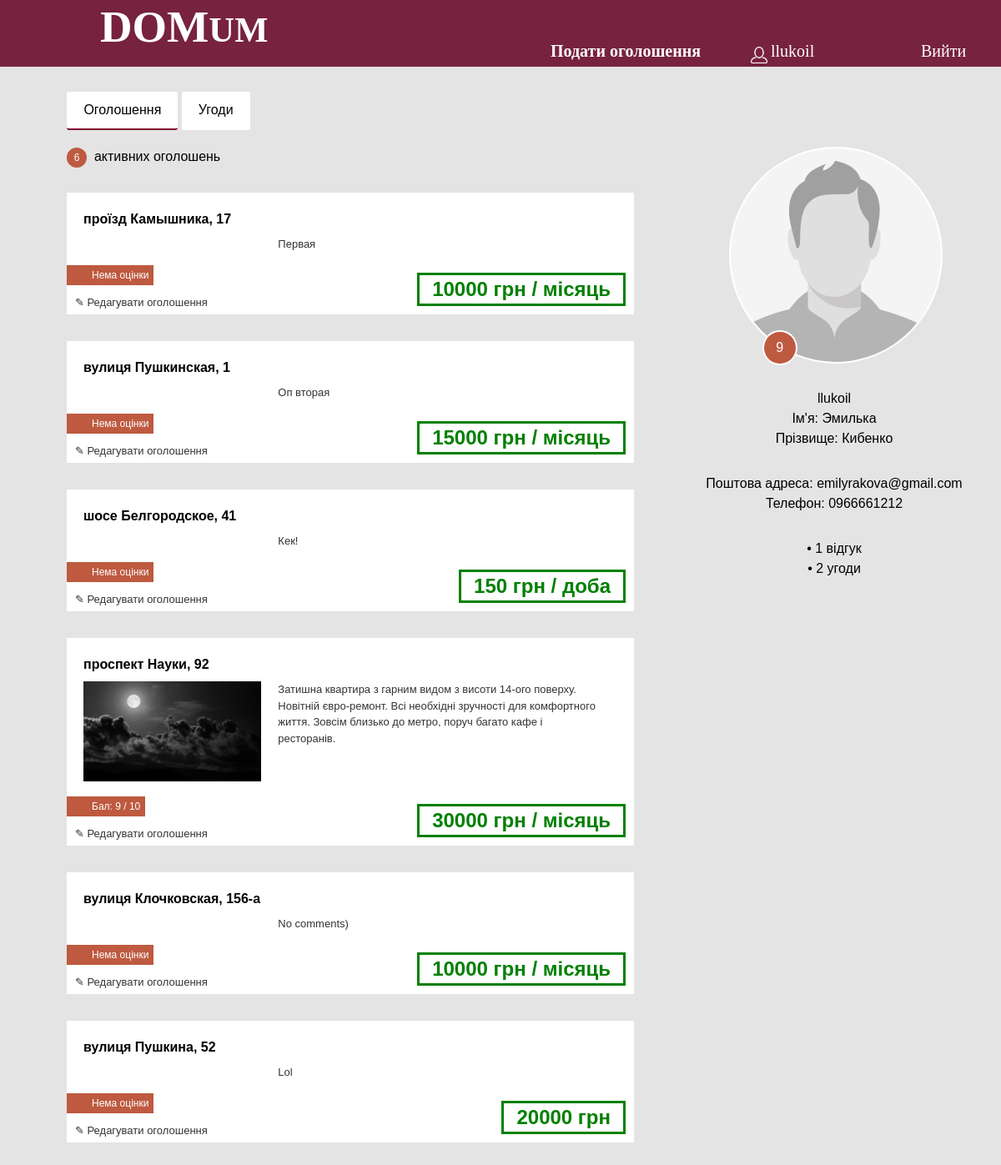
The app's page /users/43/ (signed in) with its own data.
### app/models.py (models this page shows, shortened)
class Announcement(models.Model):
    real_type = models.ForeignKey(RealType, on_delete=models.CASCADE, default=0)
    district = models.ForeignKey(District, on_delete=models.CASCADE, default=0)
    street_type = models.ForeignKey(StreetType, on_delete=models.CASCADE, default=0)
    owner = models.ForeignKey(settings.AUTH_USER_MODEL, on_delete=models.CASCADE)
    station = models.ForeignKey(MetroStation, on_delete=models.CASCADE, default=0)
    price = models.IntegerField(default=20000, help_text="Укажите цену в долларах США")
    distance_to_metro = models.IntegerField(default=300, help_text="Укажите расстояние в метрах")
    area = models.IntegerField(default=40, help_text="Укажите площадь в квадратных метрах")
    repairs = models.IntegerField(default=3, choices=[(0, '0'), (1, '1'), (2, '2'), (3, '3'), (4, '4'), (5, '5')],
                                  help_text="Оцените уровень ремонта по шкале от 0 до 5")
    metro_id = models.IntegerField(default=0)
    floor = models.IntegerField(default=1, help_text="Укажите номер этажа")
    rooms_number = models.IntegerField(default=1, help_text="Укажите количество комнат")
    beds = models.IntegerField(default=1, help_text="Укажите количество спальных мест")
    furniture = models.BooleanField(default=False)
    garage = models.BooleanField(default=False)
    street = models.CharField(max_length=30, default='', help_text="Укажите название улицы")
    home_number = models.CharField(max_length=5, default='1', help_text="Укажите номер дома")
    date = models.DateField(default=timezone.now)
    comment = models.TextField(default='', help_text="Добавьте комментарий о квартире", null=True, blank=True)
    img_path = 'images/announcements/'
    photo1 = models.ImageField(null=True, blank=True, upload_to=img_path)
    photo2 = models.ImageField(null=True, blank=True, upload_to=img_path)
    photo3 = models.ImageField(null=True, blank=True, upload_to=img_path)
    photo4 = models.ImageField(null=True, blank=True, upload_to=img_path)
    photo5 = models.ImageField(null=True, blank=True, upload_to=img_path)
    photo6 = models.ImageField(null=True, blank=True, upload_to=img_path)
    photo7 = models.ImageField(null=True, blank=True, upload_to=img_path)
    photo8 = models.ImageField(null=True, blank=True, upload_to=img_path)
    def form_rate(self, transform=True, need_round=True, feedbacks=None):
        if feedbacks is None:
            feedbacks = self.find_feedbacks()
        av_rate = -1
        if len(feedbacks) > 0:
            av_value = 0
            for i in feedbacks:
                av_value += i.rate
            av_value /= len(feedbacks)
            if need_round:
                av_value = round(av_value, 1)
            if int(av_value) == av_value:
                av_value = int(av_value)
            av_rate = av_value
        if transform:
            if av_rate == -1:
                av_rate = 'Нема оцінки'
            else:
                av_rate = 'Бал: ' + str(av_rate) + ' / 10'
        return av_rate
    def find_feedbacks(self):
        return Feedback.objects.filter(deal__announcement__pk=self.pk)

class StreetType(models.Model):
    name = models.CharField(max_length=30)
    def __str__(self):
        return self.name

class Feedback(models.Model):
    deal = models.OneToOneField(Deal, on_delete=models.CASCADE, default=0)
    rate = models.FloatField()
    text = models.TextField()
    date = models.DateField(default=timezone.now)

class Person(models.Model):
    user = models.OneToOneField(User, on_delete=models.CASCADE, null=True)
    ava = models.ImageField(null=True, blank=True, upload_to='images/avas/')
    phone = models.CharField(max_length=20, null=True, blank=True)

### app/views.py (the view)
# urls.py: path('users/<int:pk>/', views.profile_view, name='profile'),
def profile_view(request, pk):
    user = get_object_or_404(User, pk=pk)
    try:
        person = Person.objects.get(user=user)
    except:
        person = None
    announcements = Announcement.objects.filter(owner=user).order_by('-date')
    feedbacks = Feedback.objects.filter(deal__announcement__owner=user)
    deals = list(Deal.objects.filter(announcement__owner=user))
    limit = len(deals)
    anti_deals = list(Deal.objects.filter(buyer=user))
    deals += anti_deals
    if len(feedbacks) > 0:
        rate = sum([i.rate for i in feedbacks]) / len(feedbacks)
        rate = round(rate, 1)
        if int(rate) == rate:
            rate = int(rate)
    else:
        rate = '—'
    return render(request, 'app/personal_area.html', {'person': person, 'person_user': user,
                                                      'announcements': announcements, 'rate': rate,
                                                      'feedbacks': len(feedbacks), 'deals': deals, 'limit': limit})

### app/templates/app/personal_area.html (shortened to what this page needs)
{% extends 'app/base.html' %}
{% load static %}
{% block styles %}
    <link rel="stylesheet" href="{% static 'css/search&anview.css' %}">
    {% endblock %}
{% block content %}
	<div class="tabs-block">
		<div class="tabs-item" id="tab1">Оголошення</div>
		<div class="tabs-item" id="tab2">Угоди</div>
	</div>
	<div class="container-personal">
		<div class="ads-container" id="ads">
			<div class="ads-blck">
				<div class="ads-itm ads-counter"><span class="ads-count">{{ announcements|length }}</span>&nbsp;&nbsp;активних оголошень</div>
			</div>
            {% for announcement in announcements %}
			<a class="card" href="{% url 'announcement_view' pk=announcement.pk %}">
            {% if announcement.rent %}
            {% else %}
            {% include 'app/sale_ap_view.html' %}
            {% endif %}
			</a>
                {% if user == announcement.owner %}
                    <a class="cards-item__edit" href="{% url 'announcement_edit' pk=announcement.pk %}">&#9998; Редагувати оголошення</a>
                {% endif %}
            {% endfor %}
		</div>
		<div class="account-container">
			<div class="account-photo" id="account_photo">
				<div class="account-rating">{{ rate }}</div>
			</div>
			<div class="account-block">
				<div class="account-info" id="last_name">{{ person_user.username }}</div>
                {% if person_user.first_name %}
				<div class="account-info" id="last_name">Ім'я: {{ person_user.first_name }}</div>
                {% endif %}
            {% if person_user.last_name %}
				<div class="account-info" id="first_name">Прізвище: {{ person_user.last_name }}</div>
            {% endif %}
			</div>
            {% if user.is_authenticated %}
			<div class="account-block">
				<div class="account-info" id="email">Поштова адреса: {{ person_user.email }}</div>
                {% if person.phone %}
				<div class="account-info" id="phone">Телефон: {{ person.phone }}</div>
                {% endif %}
			</div>
            {% else %}
                <br><a href="{% url 'login' %}?next=/users/{{ person_user.pk }}" style="color: black"><div class="account-info" id="contact_info"><u>Смотреть контактную информацию</u></div></a>
            {% endif %}
			<div class="account-block">
				<div class="account-info">&bull; <span id="comments_count">{{ feedbacks }}</span>
                    {% if feedbacks == 1 %}
                    відгук
                    {% elif feedbacks > 0 and feedbacks < 5 %}
                    відгуки
                    {% else %}
                    відгуків
                    {% endif %}
                </div>
				<div class="account-info">&bull; <span id="deals_count">{{ deals|length }}</span>
                    {% if deals|length == 1 %}
                    угода
                    {% elif deals|length > 0 and deals|length < 5 %}
                    угоди
                    {% else %}
                    угод
                    {% endif %}
                </div>
			</div>
		</div>
	</div>
{% endblock %}

### app/templates/app/base.html (shortened to what this page needs)
{% load static %}
<!DOCTYPE html>
<html>
	<head>
        {% block styles %}{% endblock %}
		<link rel="stylesheet" href="{% static 'css/base_style.css' %}" />
	</head>
	<body>
    <div>
		<header>
			<a href="{% url 'land' %}"><p id="logo"><span id="biglett">DOM</span><span id="smalllett">UM</span></p></a>
            <a href="{% url 'new_announcement' %}"><p class="nav" id="nav_addad">Подати оголошення</p></a>
            {% if user.is_authenticated %}
                <a href="{% url 'profile' pk=user.pk %}"><img src="{% static 'img/acc.png' %}" id="acc_logo">
			    <p class="nav" id="nav_acc">{{ user.username }}</p></a>
			    <a href="{% url 'logout' %}"><p class="nav" id="nav_logout">Вийти</p></a>
            {% else %}
			    <a href="{% url 'login' %}"><p class="nav" id="nav_logout">Війти</p></a>
            {% endif %}
		</header>
{% block content %}
{% endblock %}
</div>
</body>
</html>

### app/templates/app/sale_ap_view.html
{% block sale_ap %}
<div class="cards-item">
    <p class="cards-item__title">
                        {{ announcement.street_type }} {{ announcement.street }}, {{ announcement.home_number }}
    </p>
    <div class="cards-item__img">
        <img width="100%" src="/media/{{ announcement.photo1 }}" alt="">
    </div>
    <div class="cards-item__text">{{ announcement.comment }}</div>
    <div class="cards-item__rate">{{ announcement.form_rate }}</div>
    <div class="cards-item__price">{{ announcement.price }} грн
        {% if announcement.real_type.pk == 2 or announcement.real_type.pk == 6 %}
            / місяць
        {% elif announcement.real_type.pk == 3 %}
            / доба
        {% endif %}
    </div>
</div>
{% endblock %}

### app/static/css/search&anview.css (style rules this page uses)
body { background-color: #e4e4e4; font-family: sans-serif; line-height: 1.5em; -webkit-box-sizing: border-box; box-sizing: border-box; overflow-x: hidden; }
.container-personal { display: -ms-grid; display: grid; -ms-grid-columns: 2fr 1fr; grid-template-columns: 2fr 1fr; }
.card { text-decoration: none; }
.cards-item { display: -ms-grid; display: grid; position: relative; -ms-grid-columns: 1fr 2fr; grid-template-columns: 1fr 2fr; background-color: white; margin-bottom: 8px; padding: 20px; padding-bottom: 70px; -webkit-transition-duration: 0.2s; transition-duration: 0.2s; }
.cards-item__title { -ms-grid-column: 1; -ms-grid-column-span: 2; grid-column: 1 / 3; margin-top: 0px; margin-bottom: 0.5em; font-size: 16px; color: black; font-weight: bold; }
.cards-item__text { padding: 0px 20px; font-size: 13px; line-height: 1.5em; color: #333; }
.cards-item__rate { color: white; background-color: #BE5A40; position: absolute; left: 0; bottom: 35px; font-size: 12px; line-height: 1em; padding: 0.5em; padding-left: 30px; }
.cards-item__edit { position: relative; left: 10px; bottom: 35px; font-size: 13px; line-height: 1em; color: #333; }
.cards-item__price { -ms-grid-column: 1; -ms-grid-column-span: 2; grid-column: 1 / 3; position: absolute; right: -10px; bottom: 10px; color: #008000; border: 3px solid #008000; padding: 5px 15px; font-size: 24px; font-weight: bold; }
.tabs-block { padding: 20px 6.7%; -webkit-user-select: none; -moz-user-select: none; -ms-user-select: none; user-select: none; }
.tabs-item { display: inline-block; background-color: white; padding: 10px 20px; border: none; border-bottom: 2px solid transparent; border-radius: 3px; -webkit-transition-duration: 0.2s; transition-duration: 0.2s; cursor: pointer; }
#tab1 { border-bottom: 2px solid #80002e; }
.ads-container { padding-left: 10%; padding-right: 5%; }
.ads-blck { display: -ms-grid; display: grid; -ms-grid-columns: 1fr 1fr; grid-template-columns: 1fr 1fr; margin-bottom: 30px; }
.ads-itm { display: inline-block; }
.ads-counter { -ms-flex-item-align: center; -ms-grid-row-align: center; align-self: center; -ms-grid-column-align: left; justify-self: left; }
.ads-count { background-color: #BE5A40; color: white; display: inline-block; text-align: center; font-size: 12px; line-height: 2em; width: 2em; border-radius: 50%; }
.account-container { padding-left: 5%; padding-right: 5%; }
.account-photo { position: relative; margin-left: 15%; width: 70%; background-image: url("../img/img.jpg"); background-size: cover; background-position: center; border: 2px solid white; border-radius: 50%; }
.account-rating { display: -ms-grid; display: grid; -ms-flex-line-pack: center; align-content: center; -webkit-box-pack: center; -ms-flex-pack: center; justify-content: center; position: absolute; width: 15%; height: 15%; font-size: 100%; top: 85%; left: 15%; background-color: #BE5A40; color: white; border: 2px solid white; border-radius: 50%; }
.account-block { margin-top: 30px; width: 100%; }
.account-info { text-align: center; }

### app/static/css/base_style.css (style rules this page uses)
body { margin: 0; padding: 0; }
header { margin: 0; width: 100%; height: 80px; background-color: #77223e; margin-bottom: 10px; }
a,p { margin: 0; padding: 0; text-decoration: none; }
#logo { padding-top: 1.7%; margin-left: 10%; font-family: Gadugi; font-weight: 700; color: rgba(256,256,256,1); }
#biglett { font-size: 40pt; }
#smalllett { font-size: 32pt; }
.nav { position: absolute; top: 3.5%; margin-right: 5%; font-family: Yu Gothic UI; font-size: 15pt; color: white; }
#nav_addad { left: 55%; font-weight: bold; }
#acc_logo { position: absolute; top: 4%; left: 75%; width: 20px; height: 20px; display: inline-block; }
#nav_acc { left: 77%; }
#nav_logout { left: 92%; }

### records on screen
Announcement: street_type "проїзд", street "Камышника", home_number "17", comment "Первая", form_rate "Нема оцінки", price "10000", shows "/ місяць", shows "✎ Редагувати оголошення"
Announcement: street_type "вулиця", street "Пушкинская", home_number "1", comment "Оп вторая", form_rate "Нема оцінки", price "15000", shows "/ місяць", shows "✎ Редагувати оголошення"
Announcement: street_type "шосе", street "Белгородское", home_number "41", comment "Кек!", form_rate "Нема оцінки", price "150", shows "/ доба", shows "✎ Редагувати оголошення"
Announcement: street_type "проспект", street "Науки", home_number "92", photo1 (picture), comment "Затишна квартира з гарним видом з висоти 14-ого поверху. Новітній євро-ремонт. Всі необхідні зручності для комфортного життя. Зовсім близько до метро, поруч багато кафе і ресторанів.", form_rate "Бал: 9 / 10", price "30000", shows "/ місяць", shows "✎ Редагувати оголошення"
Announcement: street_type "вулиця", street "Клочковская", home_number "156-a", comment "No comments)", form_rate "Нема оцінки", price "10000", shows "/ місяць", shows "✎ Редагувати оголошення"
Announcement: street_type "вулиця", street "Пушкина", home_number "52", comment "Lol", form_rate "Нема оцінки", price "20000", shows "✎ Редагувати оголошення"
Person: phone "0966661212"

### other values on screen
{{ user.username }} "llukoil"
{{ announcements|length }} "6"
{{ rate }} "9"
{{ person_user.username }} "llukoil"
{{ person_user.first_name }} "Эмилька"
{{ person_user.last_name }} "Кибенко"
{{ person_user.email }} "emilyrakova@gmail.com"
{{ feedbacks }} "1"
{{ deals|length }} "2"
